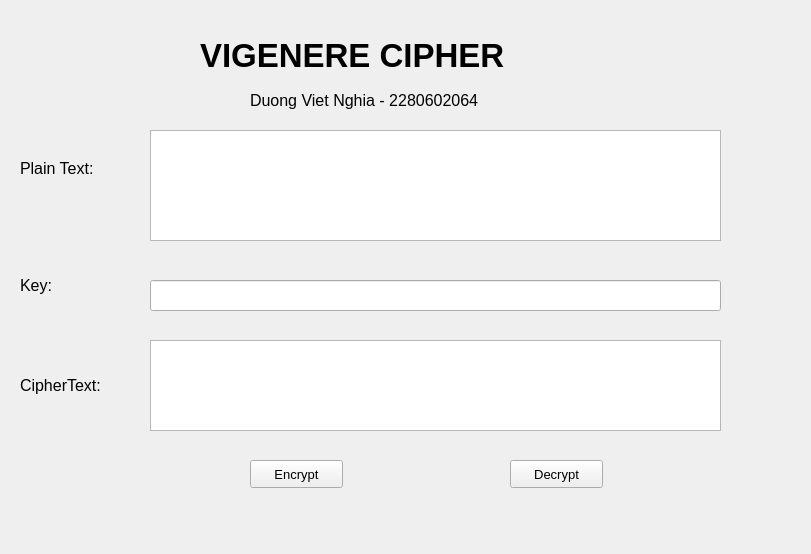
<?xml version="1.0" encoding="UTF-8"?>
<ui version="4.0">
 <class>MainWindow</class>
 <widget class="QMainWindow" name="MainWindow">
  <property name="enabled">
   <bool>true</bool>
  </property>
  <property name="geometry">
   <rect>
    <x>0</x>
    <y>0</y>
    <width>811</width>
    <height>554</height>
   </rect>
  </property>
  <property name="windowTitle">
   <string>MainWindow</string>
  </property>
  <widget class="QWidget" name="centralwidget">
   <widget class="QLabel" name="label">
    <property name="geometry">
     <rect>
      <x>200</x>
      <y>10</y>
      <width>401</width>
      <height>91</height>
     </rect>
    </property>
    <property name="font">
     <font>
      <pointsize>25</pointsize>
      <weight>75</weight>
      <bold>true</bold>
     </font>
    </property>
    <property name="text">
     <string>VIGENERE CIPHER</string>
    </property>
   </widget>
   <widget class="QLabel" name="label_2">
    <property name="geometry">
     <rect>
      <x>250</x>
      <y>70</y>
      <width>291</width>
      <height>61</height>
     </rect>
    </property>
    <property name="font">
     <font>
      <pointsize>12</pointsize>
     </font>
    </property>
    <property name="text">
     <string>Duong Viet Nghia - 2280602064</string>
    </property>
   </widget>
   <widget class="QLabel" name="label_3">
    <property name="geometry">
     <rect>
      <x>20</x>
      <y>160</y>
      <width>101</width>
      <height>16</height>
     </rect>
    </property>
    <property name="font">
     <font>
      <pointsize>12</pointsize>
     </font>
    </property>
    <property name="text">
     <string>Plain Text:</string>
    </property>
   </widget>
   <widget class="QLabel" name="label_4">
    <property name="geometry">
     <rect>
      <x>20</x>
      <y>270</y>
      <width>51</width>
      <height>31</height>
     </rect>
    </property>
    <property name="font">
     <font>
      <pointsize>12</pointsize>
     </font>
    </property>
    <property name="text">
     <string>Key:</string>
    </property>
   </widget>
   <widget class="QLabel" name="label_5">
    <property name="geometry">
     <rect>
      <x>20</x>
      <y>370</y>
      <width>111</width>
      <height>31</height>
     </rect>
    </property>
    <property name="font">
     <font>
      <pointsize>12</pointsize>
     </font>
    </property>
    <property name="text">
     <string>CipherText:</string>
    </property>
   </widget>
   <widget class="QPushButton" name="btn_encrypt">
    <property name="geometry">
     <rect>
      <x>250</x>
      <y>460</y>
      <width>93</width>
      <height>28</height>
     </rect>
    </property>
    <property name="font">
     <font>
      <pointsize>10</pointsize>
     </font>
    </property>
    <property name="text">
     <string>Encrypt</string>
    </property>
   </widget>
   <widget class="QTextEdit" name="txt_plain_text">
    <property name="geometry">
     <rect>
      <x>150</x>
      <y>130</y>
      <width>571</width>
      <height>111</height>
     </rect>
    </property>
   </widget>
   <widget class="QLineEdit" name="txt_key">
    <property name="geometry">
     <rect>
      <x>150</x>
      <y>280</y>
      <width>571</width>
      <height>31</height>
     </rect>
    </property>
   </widget>
   <widget class="QTextEdit" name="txt_cipher_text">
    <property name="geometry">
     <rect>
      <x>150</x>
      <y>340</y>
      <width>571</width>
      <height>91</height>
     </rect>
    </property>
   </widget>
   <widget class="QPushButton" name="btn_decrypt">
    <property name="geometry">
     <rect>
      <x>510</x>
      <y>460</y>
      <width>93</width>
      <height>28</height>
     </rect>
    </property>
    <property name="font">
     <font>
      <pointsize>10</pointsize>
     </font>
    </property>
    <property name="text">
     <string>Decrypt</string>
    </property>
   </widget>
  </widget>
  <widget class="QMenuBar" name="menubar">
   <property name="geometry">
    <rect>
     <x>0</x>
     <y>0</y>
     <width>811</width>
     <height>26</height>
    </rect>
   </property>
  </widget>
 </widget>
 <resources/>
 <connections/>
</ui>
